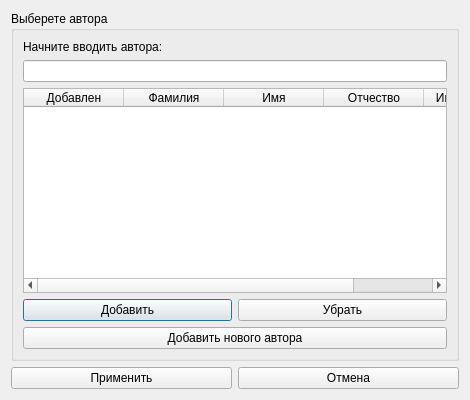
<?xml version="1.0" encoding="UTF-8"?>
<ui version="4.0">
 <class>SelectAuthorsDialog</class>
 <widget class="QDialog" name="SelectAuthorsDialog">
  <property name="geometry">
   <rect>
    <x>0</x>
    <y>0</y>
    <width>470</width>
    <height>400</height>
   </rect>
  </property>
  <property name="windowTitle">
   <string>Dialog</string>
  </property>
  <layout class="QVBoxLayout" name="verticalLayout">
   <item>
    <widget class="QGroupBox" name="groupBox">
     <property name="title">
      <string>Выберете автора</string>
     </property>
     <layout class="QVBoxLayout" name="verticalLayout_2">
      <item>
       <widget class="QLabel" name="label">
        <property name="text">
         <string>Начните вводить автора:</string>
        </property>
       </widget>
      </item>
      <item>
       <widget class="QLineEdit" name="SearchAuthors"/>
      </item>
      <item>
       <widget class="QTableWidget" name="authorsTable">
        <column>
         <property name="text">
          <string>Добавлен</string>
         </property>
        </column>
        <column>
         <property name="text">
          <string>Фамилия</string>
         </property>
        </column>
        <column>
         <property name="text">
          <string>Имя</string>
         </property>
        </column>
        <column>
         <property name="text">
          <string>Отчество</string>
         </property>
        </column>
        <column>
         <property name="text">
          <string>Индификатор</string>
         </property>
        </column>
       </widget>
      </item>
      <item>
       <layout class="QHBoxLayout" name="horizontalLayout_2">
        <property name="bottomMargin">
         <number>0</number>
        </property>
        <item>
         <widget class="QPushButton" name="addAuthorPushButton">
          <property name="text">
           <string>Добавить</string>
          </property>
         </widget>
        </item>
        <item>
         <widget class="QPushButton" name="removeAuthorPushButton">
          <property name="text">
           <string>Убрать</string>
          </property>
         </widget>
        </item>
       </layout>
      </item>
      <item>
       <widget class="QPushButton" name="addNewPushButton">
        <property name="text">
         <string>Добавить нового автора</string>
        </property>
       </widget>
      </item>
     </layout>
    </widget>
   </item>
   <item>
    <layout class="QHBoxLayout" name="horizontalLayout">
     <property name="bottomMargin">
      <number>0</number>
     </property>
     <item>
      <widget class="QPushButton" name="updateAuthorsPushButton">
       <property name="text">
        <string>Применить</string>
       </property>
      </widget>
     </item>
     <item>
      <widget class="QPushButton" name="pushButton_4">
       <property name="text">
        <string>Отмена</string>
       </property>
      </widget>
     </item>
    </layout>
   </item>
  </layout>
 </widget>
 <resources/>
 <connections>
  <connection>
   <sender>pushButton_4</sender>
   <signal>clicked()</signal>
   <receiver>SelectAuthorsDialog</receiver>
   <slot>close()</slot>
   <hints>
    <hint type="sourcelabel">
     <x>502</x>
     <y>372</y>
    </hint>
    <hint type="destinationlabel">
     <x>515</x>
     <y>337</y>
    </hint>
   </hints>
  </connection>
 </connections>
</ui>
